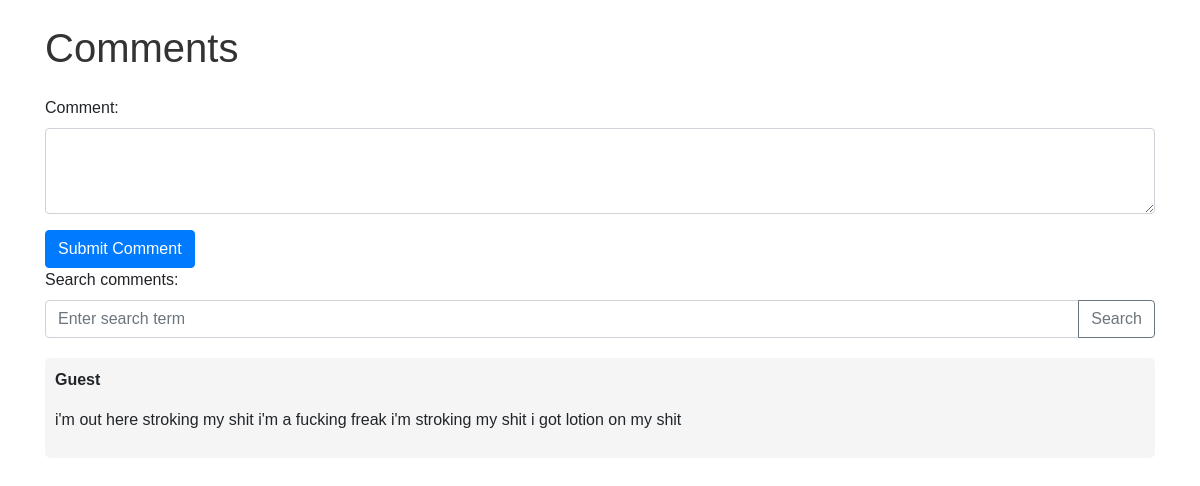
Page /comments/ on the earlier database version.
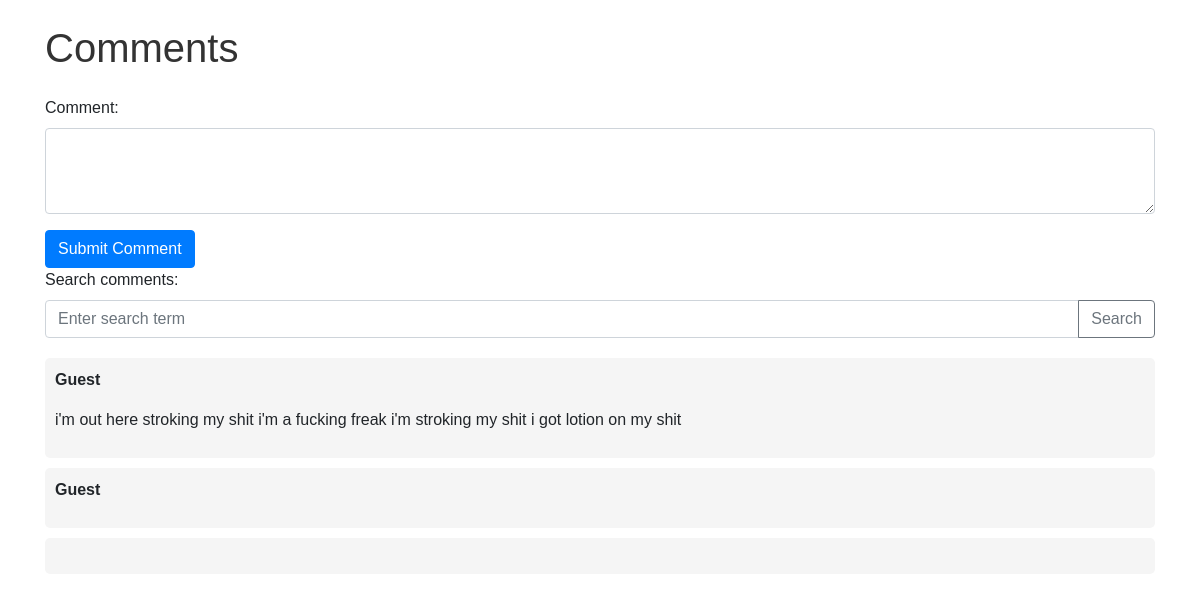
Same page on the later database version.
### polls/models.py (models this page shows, shortened)
class Comment(models.Model):
    text = models.TextField()
    user = models.TextField()
    class Meta:
        app_label = 'polls'

### polls/views.py (the view, shortened to what this page needs)
# urls.py: path('comments/', comments, name='comments'),
def comments(request):
    search_query = request.GET.get('q', '')  # Get the search term from the query parameters
    if search_query:
        with connection.cursor() as cursor:
            cursor.execute(search_query)
            comments = cursor.fetchall()
            return render(request, 'sqldata.html', {'data':comments})
    else:
        comments = Comment.objects.all()
        for comment in comments:
            comment.text = mark_safe(comment.text)
    return render(request, 'comments.html', {'comments': comments, 'search_query': search_query})

### polls/templates/comments.html (shortened to what this page needs)
<!DOCTYPE html>
<html lang="en">
<head>
    <link rel="stylesheet" href="https://stackpath.bootstrapcdn.com/bootstrap/4.5.2/css/bootstrap.min.css">
</head>
<body>
    <div class="container">
        <h1 class="mt-4 mb-4">Comments</h1>
        <form method="post" action="{% url 'comments' %}">
            <div class="form-group">
                <label for="commentText">Comment:</label>
                <textarea class="form-control" id="commentText" name="text" rows="3" required></textarea>
            </div>
            <button type="submit" class="btn btn-primary">Submit Comment</button>
        </form>
        <form method="get" action="{% url 'comments' %}" class="search-form">
            <div class="form-group">
                <label for="searchQuery">Search comments:</label>
                <div class="input-group">
                    <input type="text" class="form-control" id="searchQuery" name="q" value="{{ search_query }}" placeholder="Enter search term">
                    <div class="input-group-append">
                        <button type="submit" class="btn btn-outline-secondary">Search</button>
                    </div>
                </div>
            </div>
        </form>
        <ul class="comment-list">
            {% for comment in comments %}
            <li class="comment-item">
                <p class="comment-user"><strong>{{ comment.user }}</strong></p>
                <p>{{ comment.text }}</p>
            </li>
            {% endfor %}
        </ul>
    </div>
</body>
</html>

### polls/templates/comments.html (style rules this page uses)
body { font-family: Arial, sans-serif; margin: 20px; }
h1 { color: #333; }
.comment-list { list-style-type: none; padding: 0; }
.comment-item { background-color: #f5f5f5; padding: 10px; margin-bottom: 10px; border-radius: 5px; }
.comment-user { font-weight: bold; }
.search-form { margin-bottom: 20px; }

Differences in the rows shown:
added Comment: user "Guest"
